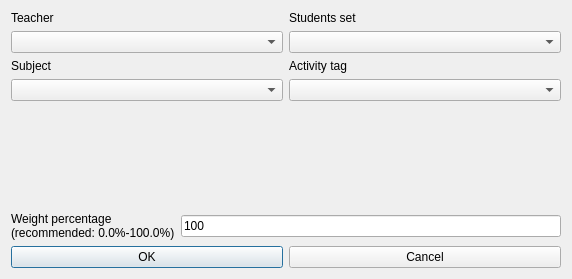
<?xml version="1.0" encoding="UTF-8"?>
<ui version="4.0">
 <class>ModifyConstraintActivitiesBeginTeachersDayForm_template</class>
 <widget class="QDialog" name="ModifyConstraintActivitiesBeginTeachersDayForm_template">
  <property name="geometry">
   <rect>
    <x>0</x>
    <y>0</y>
    <width>572</width>
    <height>279</height>
   </rect>
  </property>
  <property name="windowTitle">
   <string extracomment="This is the title of the dialog to modify a constraint of this type">Modify activities begin teachers day</string>
  </property>
  <layout class="QGridLayout" name="gridLayout">
   <item row="0" column="0">
    <layout class="QVBoxLayout" name="verticalLayout">
     <item>
      <widget class="QLabel" name="teachersTextLabel">
       <property name="text">
        <string>Teacher</string>
       </property>
       <property name="wordWrap">
        <bool>false</bool>
       </property>
      </widget>
     </item>
     <item>
      <widget class="QComboBox" name="teachersComboBox"/>
     </item>
     <item>
      <widget class="QLabel" name="subjectsTextLabel">
       <property name="text">
        <string>Subject</string>
       </property>
       <property name="wordWrap">
        <bool>false</bool>
       </property>
      </widget>
     </item>
     <item>
      <widget class="QComboBox" name="subjectsComboBox"/>
     </item>
    </layout>
   </item>
   <item row="0" column="1">
    <layout class="QVBoxLayout" name="verticalLayout_2">
     <item>
      <widget class="QLabel" name="studentsTextLabel">
       <property name="text">
        <string>Students set</string>
       </property>
       <property name="wordWrap">
        <bool>false</bool>
       </property>
      </widget>
     </item>
     <item>
      <widget class="QComboBox" name="studentsComboBox"/>
     </item>
     <item>
      <widget class="QLabel" name="activityTagsTextLabel">
       <property name="text">
        <string>Activity tag</string>
       </property>
       <property name="wordWrap">
        <bool>false</bool>
       </property>
      </widget>
     </item>
     <item>
      <widget class="QComboBox" name="activityTagsComboBox"/>
     </item>
    </layout>
   </item>
   <item row="1" column="0" colspan="2">
    <spacer name="spacer3">
     <property name="orientation">
      <enum>Qt::Vertical</enum>
     </property>
     <property name="sizeType">
      <enum>QSizePolicy::Expanding</enum>
     </property>
     <property name="sizeHint" stdset="0">
      <size>
       <width>20</width>
       <height>71</height>
      </size>
     </property>
    </spacer>
   </item>
   <item row="2" column="0" colspan="2">
    <layout class="QHBoxLayout">
     <item>
      <widget class="QLabel" name="weightTextLabel">
       <property name="frameShape">
        <enum>QFrame::NoFrame</enum>
       </property>
       <property name="frameShadow">
        <enum>QFrame::Plain</enum>
       </property>
       <property name="text">
        <string>Weight percentage
(recommended: 0.0%-100.0%)</string>
       </property>
       <property name="wordWrap">
        <bool>false</bool>
       </property>
      </widget>
     </item>
     <item>
      <widget class="QLineEdit" name="weightLineEdit">
       <property name="text">
        <string notr="true">100</string>
       </property>
      </widget>
     </item>
    </layout>
   </item>
   <item row="3" column="0" colspan="2">
    <layout class="QHBoxLayout">
     <item>
      <widget class="QPushButton" name="okPushButton">
       <property name="text">
        <string>OK</string>
       </property>
      </widget>
     </item>
     <item>
      <widget class="QPushButton" name="cancelPushButton">
       <property name="text">
        <string>Cancel</string>
       </property>
      </widget>
     </item>
    </layout>
   </item>
  </layout>
 </widget>
 <layoutdefault spacing="6" margin="11"/>
 <resources/>
 <connections/>
</ui>
